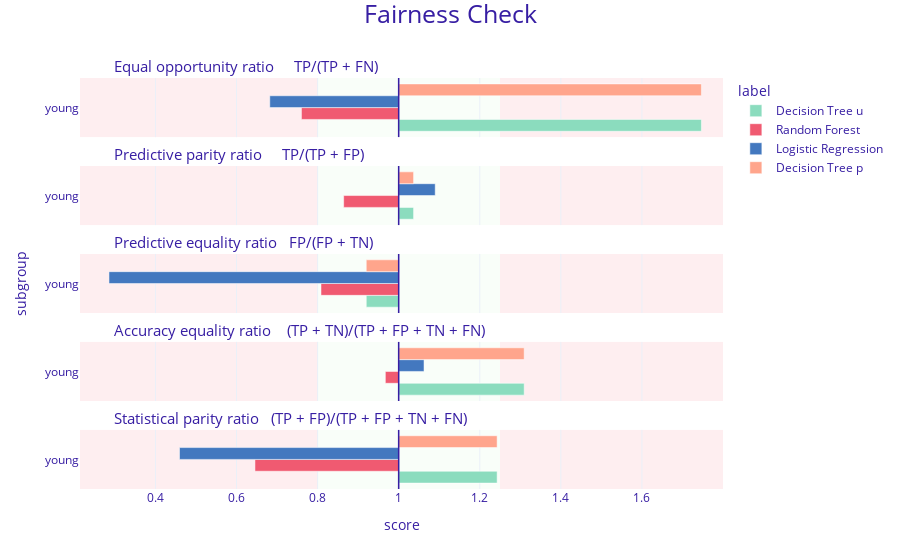

The notebook cell saved with this chart:
### Markdown cell above
Now we can create the Explainers for the models using the resampled data. And as we did before, we can compute the fairness metrics for the two models using the `model_fairness` function of `dalex.Explainer`.

The protected and privileged variables are set to the same values as before.

### Code cell
#decision tree explainers
exp1_dt = dx.Explainer(clf_u_dt, X_test, y_test, verbose = False)
exp2_dt = dx.Explainer(clf_p_dt, X_test, y_test, verbose = False)

#random forest expaliner
exp_rf = dx.Explainer(clf_u_rf, X_test, y_test, verbose = False)

#logistic regression explainer
exp_lr = dx.Explainer(clf_u_lr, X_test, y_test, verbose = False)

mf_u_dt = exp1_dt.model_fairness(protected=protected, privileged=privileged, label="Decision Tree u")#uniform
mf_p_dt = exp2_dt.model_fairness(protected=protected, privileged=privileged, label="Decision Tree p")#preferential

mf_u_rf = exp_rf.model_fairness(protected=protected, privileged=privileged, label="Random Forest")
mf_u_lr = exp_lr.model_fairness(protected=protected, privileged=privileged, label="Logistic Regression")

mf_u_dt.plot([mf_u_rf, mf_u_lr, mf_p_dt,])

### Figure 1 — Plotly figure (JSON) as saved in the notebook; plotly's stock layout.template omitted (floating-point values rounded to 4 significant figures)
{"data": [{"alignmentgroup": "True", "customdata": [["young", 1.747, "Decision Tree u"]], "hovertemplate": "<b>%{customdata[2]}</b><br>Subgroup: %{customdata[0]}<br>Score: %{customdata[1]}<br><extra></extra>", "legendgroup": "Decision Tree u", "marker": {"color": "#8bdcbe", "pattern": {"shape": ""}}, "name": "Decision Tree u", "offsetgroup": "Decision Tree u", "orientation": "h", "showlegend": true, "textposition": "auto", "type": "bar", "x": [0.7468], "xaxis": "x5", "y": [0.5], "yaxis": "y5"}, {"alignmentgroup": "True", "customdata": [["young", 1.037, "Decision Tree u"]], "hovertemplate": "<b>%{customdata[2]}</b><br>Subgroup: %{customdata[0]}<br>Score: %{customdata[1]}<br><extra></extra>", "legendgroup": "Decision Tree u", "marker": {"color": "#8bdcbe", "pattern": {"shape": ""}}, "name": "Decision Tree u", "offsetgroup": "Decision Tree u", "orientation": "h", "showlegend": false, "textposition": "auto", "type": "bar", "x": [0.03678], "xaxis": "x4", "y": [0.5], "yaxis": "y4"}, {"alignmentgroup": "True", "customdata": [["young", 0.92, "Decision Tree u"]], "hovertemplate": "<b>%{customdata[2]}</b><br>Subgroup: %{customdata[0]}<br>Score: %{customdata[1]}<br><extra></extra>", "legendgroup": "Decision Tree u", "marker": {"color": "#8bdcbe", "pattern": {"shape": ""}}, "name": "Decision Tree u", "offsetgroup": "Decision Tree u", "orientation": "h", "showlegend": false, "textposition": "auto", "type": "bar", "x": [-0.08], "xaxis": "x3", "y": [0.5], "yaxis": "y3"}, {"alignmentgroup": "True", "customdata": [["young", 1.31, "Decision Tree u"]], "hovertemplate": "<b>%{customdata[2]}</b><br>Subgroup: %{customdata[0]}<br>Score: %{customdata[1]}<br><extra></extra>", "legendgroup": "Decision Tree u", "marker": {"color": "#8bdcbe", "pattern": {"shape": ""}}, "name": "Decision Tree u", "offsetgroup": "Decision Tree u", "orientation": "h", "showlegend": false, "textposition": "auto", "type": "bar", "x": [0.3096], "xaxis": "x2", "y": [0.5], "yaxis": "y2"}, {"alignmentgroup": "True", "customdata": [["young", 1.243, "Decision Tree u"]], "hovertemplate": "<b>%{customdata[2]}</b><br>Subgroup: %{customdata[0]}<br>Score: %{customdata[1]}<br><extra></extra>", "legendgroup": "Decision Tree u", "marker": {"color": "#8bdcbe", "pattern": {"shape": ""}}, "name": "Decision Tree u", "offsetgroup": "Decision Tree u", "orientation": "h", "showlegend": false, "textposition": "auto", "type": "bar", "x": [0.2429], "xaxis": "x", "y": [0.5], "yaxis": "y"}, {"alignmentgroup": "True", "customdata": [["young", 0.76, "Random Forest"]], "hovertemplate": "<b>%{customdata[2]}</b><br>Subgroup: %{customdata[0]}<br>Score: %{customdata[1]}<br><extra></extra>", "legendgroup": "Random Forest", "marker": {"color": "#f05a71", "pattern": {"shape": ""}}, "name": "Random Forest", "offsetgroup": "Random Forest", "orientation": "h", "showlegend": true, "textposition": "auto", "type": "bar", "x": [-0.2399], "xaxis": "x5", "y": [0.5], "yaxis": "y5"}, {"alignmentgroup": "True", "customdata": [["young", 0.864, "Random Forest"]], "hovertemplate": "<b>%{customdata[2]}</b><br>Subgroup: %{customdata[0]}<br>Score: %{customdata[1]}<br><extra></extra>", "legendgroup": "Random Forest", "marker": {"color": "#f05a71", "pattern": {"shape": ""}}, "name": "Random Forest", "offsetgroup": "Random Forest", "orientation": "h", "showlegend": false, "textposition": "auto", "type": "bar", "x": [-0.1357], "xaxis": "x4", "y": [0.5], "yaxis": "y4"}, {"alignmentgroup": "True", "customdata": [["young", 0.808, "Random Forest"]], "hovertemplate": "<b>%{customdata[2]}</b><br>Subgroup: %{customdata[0]}<br>Score: %{customdata[1]}<br><extra></extra>", "legendgroup": "Random Forest", "marker": {"color": "#f05a71", "pattern": {"shape": ""}}, "name": "Random Forest", "offsetgroup": "Random Forest", "orientation": "h", "showlegend": false, "textposition": "auto", "type": "bar", "x": [-0.1916], "xaxis": "x3", "y": [0.5], "yaxis": "y3"}, {"alignmentgroup": "True", "customdata": [["young", 0.967, "Random Forest"]], "hovertemplate": "<b>%{customdata[2]}</b><br>Subgroup: %{customdata[0]}<br>Score: %{customdata[1]}<br><extra></extra>", "legendgroup": "Random Forest", "marker": {"color": "#f05a71", "pattern": {"shape": ""}}, "name": "Random Forest", "offsetgroup": "Random Forest", "orientation": "h", "showlegend": false, "textposition": "auto", "type": "bar", "x": [-0.03289], "xaxis": "x2", "y": [0.5], "yaxis": "y2"}, {"alignmentgroup": "True", "customdata": [["young", 0.645, "Random Forest"]], "hovertemplate": "<b>%{customdata[2]}</b><br>Subgroup: %{customdata[0]}<br>Score: %{customdata[1]}<br><extra></extra>", "legendgroup": "Random Forest", "marker": {"color": "#f05a71", "pattern": {"shape": ""}}, "name": "Random Forest", "offsetgroup": "Random Forest", "orientation": "h", "showlegend": false, "textposition": "auto", "type": "bar", "x": [-0.3545], "xaxis": "x", "y": [0.5], "yaxis": "y"}, {"alignmentgroup": "True", "customdata": [["young", 0.682, "Logistic Regression"]], "hovertemplate": "<b>%{customdata[2]}</b><br>Subgroup: %{customdata[0]}<br>Score: %{customdata[1]}<br><extra></extra>", "legendgroup": "Logistic Regression", "marker": {"color": "#4378bf", "pattern": {"shape": ""}}, "name": "Logistic Regression", "offsetgroup": "Logistic Regression", "orientation": "h", "showlegend": true, "textposition": "auto", "type": "bar", "x": [-0.318], "xaxis": "x5", "y": [0.5], "yaxis": "y5"}, {"alignmentgroup": "True", "customdata": [["young", 1.09, "Logistic Regression"]], "hovertemplate": "<b>%{customdata[2]}</b><br>Subgroup: %{customdata[0]}<br>Score: %{customdata[1]}<br><extra></extra>", "legendgroup": "Logistic Regression", "marker": {"color": "#4378bf", "pattern": {"shape": ""}}, "name": "Logistic Regression", "offsetgroup": "Logistic Regression", "orientation": "h", "showlegend": false, "textposition": "auto", "type": "bar", "x": [0.09012], "xaxis": "x4", "y": [0.5], "yaxis": "y4"}, {"alignmentgroup": "True", "customdata": [["young", 0.285, "Logistic Regression"]], "hovertemplate": "<b>%{customdata[2]}</b><br>Subgroup: %{customdata[0]}<br>Score: %{customdata[1]}<br><extra></extra>", "legendgroup": "Logistic Regression", "marker": {"color": "#4378bf", "pattern": {"shape": ""}}, "name": "Logistic Regression", "offsetgroup": "Logistic Regression", "orientation": "h", "showlegend": false, "textposition": "auto", "type": "bar", "x": [-0.7146], "xaxis": "x3", "y": [0.5], "yaxis": "y3"}, {"alignmentgroup": "True", "customdata": [["young", 1.062, "Logistic Regression"]], "hovertemplate": "<b>%{customdata[2]}</b><br>Subgroup: %{customdata[0]}<br>Score: %{customdata[1]}<br><extra></extra>", "legendgroup": "Logistic Regression", "marker": {"color": "#4378bf", "pattern": {"shape": ""}}, "name": "Logistic Regression", "offsetgroup": "Logistic Regression", "orientation": "h", "showlegend": false, "textposition": "auto", "type": "bar", "x": [0.0625], "xaxis": "x2", "y": [0.5], "yaxis": "y2"}, {"alignmentgroup": "True", "customdata": [["young", 0.459, "Logistic Regression"]], "hovertemplate": "<b>%{customdata[2]}</b><br>Subgroup: %{customdata[0]}<br>Score: %{customdata[1]}<br><extra></extra>", "legendgroup": "Logistic Regression", "marker": {"color": "#4378bf", "pattern": {"shape": ""}}, "name": "Logistic Regression", "offsetgroup": "Logistic Regression", "orientation": "h", "showlegend": false, "textposition": "auto", "type": "bar", "x": [-0.5406], "xaxis": "x", "y": [0.5], "yaxis": "y"}, {"alignmentgroup": "True", "customdata": [["young", 1.747, "Decision Tree p"]], "hovertemplate": "<b>%{customdata[2]}</b><br>Subgroup: %{customdata[0]}<br>Score: %{customdata[1]}<br><extra></extra>", "legendgroup": "Decision Tree p", "marker": {"color": "#ffa58c", "pattern": {"shape": ""}}, "name": "Decision Tree p", "offsetgroup": "Decision Tree p", "orientation": "h", "showlegend": true, "textposition": "auto", "type": "bar", "x": [0.7468], "xaxis": "x5", "y": [0.5], "yaxis": "y5"}, {"alignmentgroup": "True", "customdata": [["young", 1.037, "Decision Tree p"]], "hovertemplate": "<b>%{customdata[2]}</b><br>Subgroup: %{customdata[0]}<br>Score: %{customdata[1]}<br><extra></extra>", "legendgroup": "Decision Tree p", "marker": {"color": "#ffa58c", "pattern": {"shape": ""}}, "name": "Decision Tree p", "offsetgroup": "Decision Tree p", "orientation": "h", "showlegend": false, "textposition": "auto", "type": "bar", "x": [0.03678], "xaxis": "x4", "y": [0.5], "yaxis": "y4"}, {"alignmentgroup": "True", "customdata": [["young", 0.92, "Decision Tree p"]], "hovertemplate": "<b>%{customdata[2]}</b><br>Subgroup: %{customdata[0]}<br>Score: %{customdata[1]}<br><extra></extra>", "legendgroup": "Decision Tree p", "marker": {"color": "#ffa58c", "pattern": {"shape": ""}}, "name": "Decision Tree p", "offsetgroup": "Decision Tree p", "orientation": "h", "showlegend": false, "textposition": "auto", "type": "bar", "x": [-0.08], "xaxis": "x3", "y": [0.5], "yaxis": "y3"}, {"alignmentgroup": "True", "customdata": [["young", 1.31, "Decision Tree p"]], "hovertemplate": "<b>%{customdata[2]}</b><br>Subgroup: %{customdata[0]}<br>Score: %{customdata[1]}<br><extra></extra>", "legendgroup": "Decision Tree p", "marker": {"color": "#ffa58c", "pattern": {"shape": ""}}, "name": "Decision Tree p", "offsetgroup": "Decision Tree p", "orientation": "h", "showlegend": false, "textposition": "auto", "type": "bar", "x": [0.3096], "xaxis": "x2", "y": [0.5], "yaxis": "y2"}, {"alignmentgroup": "True", "customdata": [["young", 1.243, "Decision Tree p"]], "hovertemplate": "<b>%{customdata[2]}</b><br>Subgroup: %{customdata[0]}<br>Score: %{customdata[1]}<br><extra></extra>", "legendgroup": "Decision Tree p", "marker": {"color": "#ffa58c", "pattern": {"shape": ""}}, "name": "Decision Tree p", "offsetgroup": "Decision Tree p", "orientation": "h", "showlegend": false, "textposition": "auto", "type": "bar", "x": [0.2429], "xaxis": "x", "y": [0.5], "yaxis": "y"}], "layout": {"annotations": [{"font": {"size": 15}, "showarrow": false, "text": "Statistical parity ratio   (TP + FP)/(TP + FP + TN + FN)", "x": 0.05, "xanchor": "left", "xref": "paper", "y": 0.144, "yanchor": "bottom", "yref": "paper"}, {"font": {"size": 15}, "showarrow": false, "text": "Accuracy equality ratio    (TP + TN)/(TP + FP + TN + FN)", "x": 0.05, "xanchor": "left", "xref": "paper", "y": 0.358, "yanchor": "bottom", "yref": "paper"}, {"font": {"size": 15}, "showarrow": false, "text": "Predictive equality ratio   FP/(FP + TN)", "x": 0.05, "xanchor": "left", "xref": "paper", "y": 0.572, "yanchor": "bottom", "yref": "paper"}, {"font": {"size": 15}, "showarrow": false, "text": "Predictive parity ratio     TP/(TP + FP)", "x": 0.05, "xanchor": "left", "xref": "paper", "y": 0.786, "yanchor": "bottom", "yref": "paper"}, {"font": {"size": 15}, "showarrow": false, "text": "Equal opportunity ratio     TP/(TP + FN)", "x": 0.05, "xanchor": "left", "xref": "paper", "y": 1, "yanchor": "bottom", "yref": "paper"}], "barmode": "group", "font": {"color": "#371ea3"}, "legend": {"title": {"text": "label"}, "tracegroupgap": 0}, "margin": {"b": 71, "r": 30, "t": 78}, "shapes": [{"fillcolor": "#f05a71", "layer": "below", "line": {"width": 0}, "opacity": 0.1, "type": "rect", "x0": 0.25, "x1": 0.8, "xref": "x", "y0": 0, "y1": 1, "yref": "y"}, {"fillcolor": "#f05a71", "layer": "below", "line": {"width": 0}, "opacity": 0.1, "type": "rect", "x0": -0.7861, "x1": -0.2, "xref": "x", "y0": 0, "y1": 1, "yref": "y"}, {"fillcolor": "#c7f5bf", "layer": "below", "line": {"width": 0}, "opacity": 0.1, "type": "rect", "x0": -0.2, "x1": 0.25, "xref": "x", "y0": 0, "y1": 1, "yref": "y"}, {"line": {"color": "#371ea3", "width": 1.5}, "type": "line", "x0": 0, "x1": 0, "xref": "x", "y0": 0, "y1": 1, "yref": "y"}, {"fillcolor": "#f05a71", "layer": "below", "line": {"width": 0}, "opacity": 0.1, "type": "rect", "x0": 0.25, "x1": 0.8, "xref": "x", "y0": 0, "y1": 1, "yref": "y2"}, {"fillcolor": "#f05a71", "layer": "below", "line": {"width": 0}, "opacity": 0.1, "type": "rect", "x0": -0.7861, "x1": -0.2, "xref": "x", "y0": 0, "y1": 1, "yref": "y2"}, {"fillcolor": "#c7f5bf", "layer": "below", "line": {"width": 0}, "opacity": 0.1, "type": "rect", "x0": -0.2, "x1": 0.25, "xref": "x", "y0": 0, "y1": 1, "yref": "y2"}, {"line": {"color": "#371ea3", "width": 1.5}, "type": "line", "x0": 0, "x1": 0, "xref": "x", "y0": 0, "y1": 1, "yref": "y2"}, {"fillcolor": "#f05a71", "layer": "below", "line": {"width": 0}, "opacity": 0.1, "type": "rect", "x0": 0.25, "x1": 0.8, "xref": "x", "y0": 0, "y1": 1, "yref": "y3"}, {"fillcolor": "#f05a71", "layer": "below", "line": {"width": 0}, "opacity": 0.1, "type": "rect", "x0": -0.7861, "x1": -0.2, "xref": "x", "y0": 0, "y1": 1, "yref": "y3"}, {"fillcolor": "#c7f5bf", "layer": "below", "line": {"width": 0}, "opacity": 0.1, "type": "rect", "x0": -0.2, "x1": 0.25, "xref": "x", "y0": 0, "y1": 1, "yref": "y3"}, {"line": {"color": "#371ea3", "width": 1.5}, "type": "line", "x0": 0, "x1": 0, "xref": "x", "y0": 0, "y1": 1, "yref": "y3"}, {"fillcolor": "#f05a71", "layer": "below", "line": {"width": 0}, "opacity": 0.1, "type": "rect", "x0": 0.25, "x1": 0.8, "xref": "x", "y0": 0, "y1": 1, "yref": "y4"}, {"fillcolor": "#f05a71", "layer": "below", "line": {"width": 0}, "opacity": 0.1, "type": "rect", "x0": -0.7861, "x1": -0.2, "xref": "x", "y0": 0, "y1": 1, "yref": "y4"}, {"fillcolor": "#c7f5bf", "layer": "below", "line": {"width": 0}, "opacity": 0.1, "type": "rect", "x0": -0.2, "x1": 0.25, "xref": "x", "y0": 0, "y1": 1, "yref": "y4"}, {"line": {"color": "#371ea3", "width": 1.5}, "type": "line", "x0": 0, "x1": 0, "xref": "x", "y0": 0, "y1": 1, "yref": "y4"}, {"fillcolor": "#f05a71", "layer": "below", "line": {"width": 0}, "opacity": 0.1, "type": "rect", "x0": 0.25, "x1": 0.8, "xref": "x", "y0": 0, "y1": 1, "yref": "y5"}, {"fillcolor": "#f05a71", "layer": "below", "line": {"width": 0}, "opacity": 0.1, "type": "rect", "x0": -0.7861, "x1": -0.2, "xref": "x", "y0": 0, "y1": 1, "yref": "y5"}, {"fillcolor": "#c7f5bf", "layer": "below", "line": {"width": 0}, "opacity": 0.1, "type": "rect", "x0": -0.2, "x1": 0.25, "xref": "x", "y0": 0, "y1": 1, "yref": "y5"}, {"line": {"color": "#371ea3", "width": 1.5}, "type": "line", "x0": 0, "x1": 0, "xref": "x", "y0": 0, "y1": 1, "yref": "y5"}], "title": {"font": {"size": 25}, "text": "Fairness Check", "x": 0.5, "y": 0.99}, "xaxis": {"anchor": "y", "domain": [0, 1], "range": [-0.7861, 0.8], "ticktext": [0.2, 0.4, 0.6, 0.8, 1, 1.2, 1.4, 1.6, 1], "tickvals": [-0.8, -0.6, -0.4, -0.2, 0, 0.2, 0.4, 0.6, 0], "title": {"text": "score"}}, "xaxis2": {"anchor": "y2", "domain": [0, 1], "matches": "x", "range": [-0.7861, 0.8], "showticklabels": false, "ticktext": [0.2, 0.4, 0.6, 0.8, 1, 1.2, 1.4, 1.6, 1], "tickvals": [-0.8, -0.6, -0.4, -0.2, 0, 0.2, 0.4, 0.6, 0]}, "xaxis3": {"anchor": "y3", "domain": [0, 1], "matches": "x", "range": [-0.7861, 0.8], "showticklabels": false, "ticktext": [0.2, 0.4, 0.6, 0.8, 1, 1.2, 1.4, 1.6, 1], "tickvals": [-0.8, -0.6, -0.4, -0.2, 0, 0.2, 0.4, 0.6, 0]}, "xaxis4": {"anchor": "y4", "domain": [0, 1], "matches": "x", "range": [-0.7861, 0.8], "showticklabels": false, "ticktext": [0.2, 0.4, 0.6, 0.8, 1, 1.2, 1.4, 1.6, 1], "tickvals": [-0.8, -0.6, -0.4, -0.2, 0, 0.2, 0.4, 0.6, 0]}, "xaxis5": {"anchor": "y5", "domain": [0, 1], "matches": "x", "range": [-0.7861, 0.8], "showticklabels": false, "ticktext": [0.2, 0.4, 0.6, 0.8, 1, 1.2, 1.4, 1.6, 1], "tickvals": [-0.8, -0.6, -0.4, -0.2, 0, 0.2, 0.4, 0.6, 0]}, "yaxis": {"anchor": "x", "domain": [0, 0.144], "range": [0, 1], "showgrid": false, "ticktext": ["young"], "tickvals": [0.5], "title": {"text": ""}, "zeroline": false}, "yaxis2": {"anchor": "x2", "domain": [0.214, 0.358], "matches": "y", "range": [0, 1], "showgrid": false, "ticktext": ["young"], "tickvals": [0.5], "title": {"text": ""}, "zeroline": false}, "yaxis3": {"anchor": "x3", "domain": [0.428, 0.572], "matches": "y", "range": [0, 1], "showgrid": false, "ticktext": ["young"], "tickvals": [0.5], "title": {"text": "subgroup"}, "zeroline": false}, "yaxis4": {"anchor": "x4", "domain": [0.642, 0.786], "matches": "y", "range": [0, 1], "showgrid": false, "ticktext": ["young"], "tickvals": [0.5], "title": {"text": ""}, "zeroline": false}, "yaxis5": {"anchor": "x5", "domain": [0.856, 1], "matches": "y", "range": [0, 1], "showgrid": false, "ticktext": ["young"], "tickvals": [0.5], "title": {"text": ""}, "zeroline": false}}}
